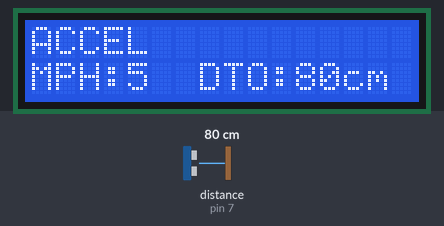
Bench run of a sketch on a simulated Arduino Uno, built with avr-gcc and run on an emulated ATmega328P. Shown: 16×2 character LCD. Inputs (shaded band) come from the test bench; at power-on: distance to the obstacle (sensor on pin 7) 80 cm.

Above: at 1.2 s.
1.3 s: distance to the obstacle (sensor on pin 7) set to 2 cm
At 1.71 s:
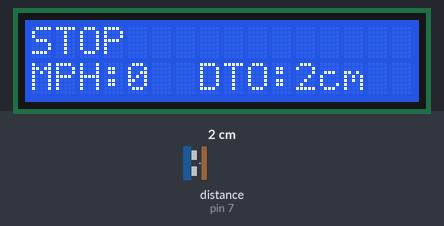
3.8 s: distance to the obstacle (sensor on pin 7) set to 18 cm
At 4.25 s:
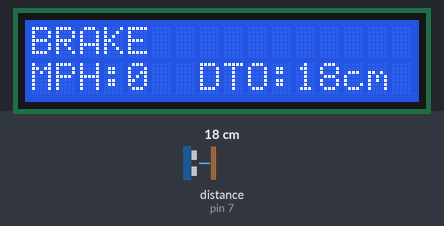
6.8 s: distance to the obstacle (sensor on pin 7) set to 299 cm
At 7.17 s:
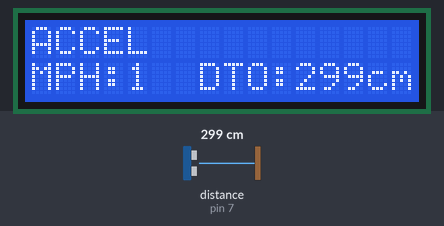
9.8 s: distance to the obstacle (sensor on pin 7) set to 4 cm
At 10.24 s:
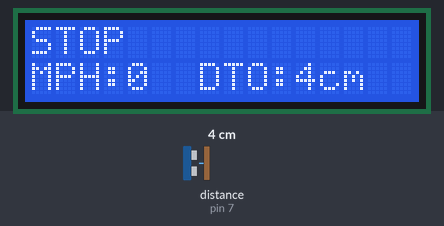

Measured:
- after the input at 1.3 s, the display: changes after 0.20 s (image 1)
- after the input at 3.8 s, the display: first differs from a run without the input after 0.24 s (image 2)
- after the input at 6.8 s, the display: first differs from a run without the input after 0.27 s (image 3)
- after the input at 9.8 s, the display: first differs from a run without the input after 0.23 s (image 4)
- what the display in image 1 shows lasts 0.4 s, from 1.5 s to 1.9 s

The sketch:

DT_OBJ.ino
```cpp
#include <SR04.h>

#include <LiquidCrystal.h>
const int rs = 12, en = 11, d4 = 5, d5 = 4, d6 = 3, d7 = 2;
LiquidCrystal lcd(rs, en, d4, d5, d6, d7);
SR04 sr04 = SR04(6,7);
long dist;
void setup() {
  // put your setup code here, to run once:
  lcd.begin(16, 2);
}
int x = 0;
void loop() {
  // put your main code here, to run repeatedly:
  dist = sr04.Distance();
  if(dist<10){
    lcd.print("STOP");
    x=0;
  }
  else{if(dist<25){
    lcd.print("BRAKE");
    if(x>0){
      x-=3;
    }
    if(x<0){
      x=0;
    }
  }
  else{
    lcd.print("ACCEL");
    x+=1;
    if(x>30){
      x=30;
    }
  }}
  lcd.setCursor(0, 1);
  lcd.print("MPH:" + String(x));
  lcd.setCursor(7,1);
  if(dist>1000){
    lcd.print("DTO:NF");
  }
  else{
  lcd.print("DTO:"+ String(dist)+"cm");
  }
  delay(200);
  lcd.clear();
}
```
